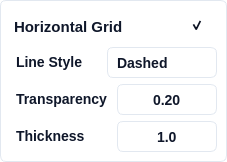
             <widget class="QFrame" name="verticalFrame_5">
              <property name="styleSheet">
               <string notr="true">background: #FFFFFF;
border: 1px solid #E2E8F0; /* slate/200 */
border-radius: 6px;</string>
              </property>
              <layout class="QVBoxLayout" name="verticalLayout_7">
               <property name="leftMargin">
                <number>9</number>
               </property>
               <property name="topMargin">
                <number>9</number>
               </property>
               <property name="rightMargin">
                <number>9</number>
               </property>
               <property name="bottomMargin">
                <number>9</number>
               </property>
               <item>
                <layout class="QHBoxLayout" name="horizontalLayout_58" stretch="0,0,0">
                 <property name="leftMargin">
                  <number>0</number>
                 </property>
                 <property name="topMargin">
                  <number>0</number>
                 </property>
                 <property name="rightMargin">
                  <number>0</number>
                 </property>
                 <property name="bottomMargin">
                  <number>0</number>
                 </property>
                 <item>
                  <widget class="QLabel" name="label_48">
                   <property name="styleSheet">
                    <string notr="true"> 	border: none;
	color: #0F172A;  /* Text color */
    font-family: 'Segoe UI', sans-serif;  /* Font family */
    font-style: normal;  /* Font style */
    font-weight: 500;  /* Font weight */
    font-size: 15px;  /* Font size */
    line-height: 24px;  /* Line height */
    padding-top: 4px;  /* Padding */</string>
                   </property>
                   <property name="text">
                    <string>&lt;html&gt;&lt;head/&gt;&lt;body&gt;&lt;p&gt;Horizontal Grid&lt;/p&gt;&lt;/body&gt;&lt;/html&gt;</string>
                   </property>
                  </widget>
                 </item>
                 <item>
                  <spacer name="horizontalSpacer_2">
                   <property name="orientation">
                    <enum>Qt::Horizontal</enum>
                   </property>
                   <property name="sizeHint" stdset="0">
                    <size>
                     <width>40</width>
                     <height>20</height>
                    </size>
                   </property>
                  </spacer>
                 </item>
                 <item>
                  <widget class="QCheckBox" name="qt_checkbox_h_grid_visibility">
                   <property name="sizePolicy">
                    <sizepolicy hsizetype="Expanding" vsizetype="Expanding">
                     <horstretch>0</horstretch>
                     <verstretch>0</verstretch>
                    </sizepolicy>
                   </property>
                   <property name="minimumSize">
                    <size>
                     <width>31</width>
                     <height>31</height>
                    </size>
                   </property>
                   <property name="maximumSize">
                    <size>
                     <width>31</width>
                     <height>31</height>
                    </size>
                   </property>
                   <property name="styleSheet">
                    <string notr="true">/* Default State */
QCheckBox {
    border: none;    
	background: transparent;  /* Ghost button with no background */
    color: #0F172A;  /* Text color */
    border-radius: 6px;  /* Rounded corners */
    font-family: 'Segoe UI', sans-serif;  /* Font family */
    font-style: normal;  /* Font style */
    font-weight: 500;  /* Font weight */
    font-size: 14px;  /* Font size */
    line-height: 24px;  /* Line height */
	padding: 4px;	
}

QCheckBox:hover {
    /* Your styles for hover state */
	 background: #F1F5F9;  /* slate/100 */

}

QCheckBox:pressed {
    /* Your styles for pressed state */
	background: #DEE8F2;  /* Pressed background color */

}

QCheckBox::indicator:checked {
    /* Your styles for checked state */
	image: url(:/ui/qt/resources/checkbox/visible_icon.png);
}

QCheckBox::indicator:unchecked {
    /* Your styles for checked state */
	image: url(:/ui/qt/resources/checkbox/hiden_icon.png);
}

QCheckBox:focused {
    border: none;
}

</string>
                   </property>
                   <property name="text">
                    <string/>
                   </property>
                   <property name="checked">
                    <bool>true</bool>
                   </property>
                  </widget>
                 </item>
                </layout>
               </item>
               <item>
                <layout class="QHBoxLayout" name="horizontalLayout_45" stretch="1,1">
                 <property name="leftMargin">
                  <number>0</number>
                 </property>
                 <property name="topMargin">
                  <number>0</number>
                 </property>
                 <property name="rightMargin">
                  <number>0</number>
                 </property>
                 <property name="bottomMargin">
                  <number>0</number>
                 </property>
                 <item>
                  <widget class="QLabel" name="label_32">
                   <property name="styleSheet">
                    <string notr="true"> 	border: none;
	color: #0F172A;  /* Text color */
    font-family: 'Segoe UI', sans-serif;  /* Font family */
    font-style: normal;  /* Font style */
    font-weight: 500;  /* Font weight */
    font-size: 14px;  /* Font size */
    line-height: 24px;  /* Line height */
    padding-left: 2px;  /* Padding */</string>
                   </property>
                   <property name="text">
                    <string>&lt;html&gt;&lt;head/&gt;&lt;body&gt;&lt;p&gt;Line Style&lt;/p&gt;&lt;/body&gt;&lt;/html&gt;</string>
                   </property>
                  </widget>
                 </item>
                 <item>
                  <widget class="QComboBox" name="qt_combo_h_grid_style">
                   <property name="minimumSize">
                    <size>
                     <width>110</width>
                     <height>31</height>
                    </size>
                   </property>
                   <property name="maximumSize">
                    <size>
                     <width>200</width>
                     <height>16777215</height>
                    </size>
                   </property>
                   <property name="styleSheet">
                    <string notr="true">QComboBox {
	background: #FFFFFF;
	border: 1px solid #E2E8F0; /* slate/200 */
	border-radius: 6px;
	padding-left: 9px;
	color: #0F172A;  /* Text color */
    font-family: 'Segoe UI', sans-serif;  /* Font family */
    font-style: normal;  /* Font style */
    font-weight: 500;  /* Font weight */
    font-size: 14px;  /* Font size */
}

/* Drop-down button */
QComboBox::drop-down {
    border: none;	
}

/* Down arrow */
QComboBox::down-arrow {
    image: url(:/ui/qt/resources/checkbox/down_icon.png);
	padding-right: 12px;
}

/* Down arrow when disabled */
QComboBox::down-arrow:disabled {
}

/* Drop-down items */
QComboBox QAbstractItemView {
    border: 1px solid #E2E8F0; /* slate/200 */
    selection-background-color: #F1F5F9;
}

/* Individual items */
QComboBox::item {
    background-color: white;
    color: #0F172A;
}</string>
                   </property>
                   <property name="currentIndex">
                    <number>1</number>
                   </property>
                   <item>
                    <property name="text">
                     <string>Solid</string>
                    </property>
                    <property name="icon">
                     <iconset resource="resources/graphical_resources.qrc">
                      <normaloff>:/ui/qt/resources/dropdown/solid_line_icon.png</normaloff>:/ui/qt/resources/dropdown/solid_line_icon.png</iconset>
                    </property>
                   </item>
                   <item>
                    <property name="text">
                     <string>Dashed</string>
                    </property>
                    <property name="icon">
                     <iconset resource="resources/graphical_resources.qrc">
                      <normaloff>:/ui/qt/resources/dropdown/dashed_line_icon.png</normaloff>:/ui/qt/resources/dropdown/dashed_line_icon.png</iconset>
                    </property>
                   </item>
                   <item>
                    <property name="text">
                     <string>Dashdot</string>
                    </property>
                    <property name="icon">
                     <iconset resource="resources/graphical_resources.qrc">
                      <normaloff>:/ui/qt/resources/dropdown/dotdash_line_icon.png</normaloff>:/ui/qt/resources/dropdown/dotdash_line_icon.png</iconset>
                    </property>
                   </item>
                   <item>
                    <property name="text">
                     <string>Dotted</string>
                    </property>
                    <property name="icon">
                     <iconset resource="resources/graphical_resources.qrc">
                      <normaloff>:/ui/qt/resources/dropdown/dot_line_icon.png</normaloff>:/ui/qt/resources/dropdown/dot_line_icon.png</iconset>
                    </property>
                   </item>
                  </widget>
                 </item>
                </layout>
               </item>
               <item>
                <layout class="QHBoxLayout" name="horizontalLayout_37" stretch="1,1">
                 <property name="leftMargin">
                  <number>0</number>
                 </property>
                 <property name="topMargin">
                  <number>0</number>
                 </property>
                 <property name="rightMargin">
                  <number>0</number>
                 </property>
                 <property name="bottomMargin">
                  <number>0</number>
                 </property>
                 <item>
                  <widget class="QLabel" name="label_33">
                   <property name="styleSheet">
                    <string notr="true"> 	border: none;
	color: #0F172A;  /* Text color */
    font-family: 'Segoe UI', sans-serif;  /* Font family */
    font-style: normal;  /* Font style */
    font-weight: 500;  /* Font weight */
    font-size: 14px;  /* Font size */
    line-height: 24px;  /* Line height */
    padding-left: 2px;  /* Padding */</string>
                   </property>
                   <property name="text">
                    <string>&lt;html&gt;&lt;head/&gt;&lt;body&gt;&lt;p&gt;Transparency&lt;/p&gt;&lt;/body&gt;&lt;/html&gt;</string>
                   </property>
                  </widget>
                 </item>
                 <item>
                  <widget class="QDoubleSpinBox" name="qt_spinbox_h_grid_transparency">
                   <property name="sizePolicy">
                    <sizepolicy hsizetype="Minimum" vsizetype="Fixed">
                     <horstretch>0</horstretch>
                     <verstretch>0</verstretch>
                    </sizepolicy>
                   </property>
                   <property name="minimumSize">
                    <size>
                     <width>100</width>
                     <height>31</height>
                    </size>
                   </property>
                   <property name="maximumSize">
                    <size>
                     <width>200</width>
                     <height>31</height>
                    </size>
                   </property>
                   <property name="styleSheet">
                    <string notr="true">QDoubleSpinBox {
	background: #FFFFFF;
	border: 1px solid #E2E8F0; /* slate/200 */
	border-radius: 6px;
	color: #0F172A;  /* Text color */
    font-family: 'Segoe UI', sans-serif;  /* Font family */
    font-style: normal;  /* Font style */
    font-weight: 500;  /* Font weight */
    font-size: 14px;  /* Font size */
}

QDoubleSpinBox:focus {
}

QDoubleSpinBox:disabled {
}

QDoubleSpinBox::up-button {
	background: #FFFFFF;
	border: none; 
	subcontrol-position: center right;
	padding-right: 10px;
}

QDoubleSpinBox::down-button {
	background: #FFFFFF;
	border: none;
	subcontrol-position: center left;
	padding-left: 10px;
}

QDoubleSpinBox::up-arrow {
	image: url(:/ui/qt/resources/buttons/add_icon.png);
	width: 20px;
    height: 20px;
}

QDoubleSpinBox::down-arrow {	
	image: url(:/ui/qt/resources/buttons/substract_icon.png);
	width: 20px;
    height: 20px;
}

QDoubleSpinBox::up-arrow:disabled, QSpinBox::up-arrow:off {
}

QDoubleSpinBox::down-arrow:disabled, QSpinBox::down-arrow:off {
}</string>
                   </property>
                   <property name="alignment">
                    <set>Qt::AlignCenter</set>
                   </property>
                   <property name="decimals">
                    <number>2</number>
                   </property>
                   <property name="minimum">
                    <double>0.100000000000000</double>
                   </property>
                   <property name="maximum">
                    <double>1.000000000000000</double>
                   </property>
                   <property name="singleStep">
                    <double>0.050000000000000</double>
                   </property>
                   <property name="value">
                    <double>0.200000000000000</double>
                   </property>
                  </widget>
                 </item>
                </layout>
               </item>
               <item>
                <layout class="QHBoxLayout" name="horizontalLayout_53" stretch="1,1">
                 <property name="leftMargin">
                  <number>0</number>
                 </property>
                 <property name="topMargin">
                  <number>0</number>
                 </property>
                 <property name="rightMargin">
                  <number>0</number>
                 </property>
                 <property name="bottomMargin">
                  <number>0</number>
                 </property>
                 <item>
                  <widget class="QLabel" name="label_40">
                   <property name="styleSheet">
                    <string notr="true"> 	border: none;
	color: #0F172A;  /* Text color */
    font-family: 'Segoe UI', sans-serif;  /* Font family */
    font-style: normal;  /* Font style */
    font-weight: 500;  /* Font weight */
    font-size: 14px;  /* Font size */
    line-height: 24px;  /* Line height */
    padding-left: 2px;  /* Padding */</string>
                   </property>
                   <property name="text">
                    <string>&lt;html&gt;&lt;head/&gt;&lt;body&gt;&lt;p&gt;Thickness&lt;/p&gt;&lt;/body&gt;&lt;/html&gt;</string>
                   </property>
                  </widget>
                 </item>
                 <item>
                  <widget class="QDoubleSpinBox" name="qt_spinbox_h_grid_width">
                   <property name="sizePolicy">
                    <sizepolicy hsizetype="Minimum" vsizetype="Fixed">
                     <horstretch>0</horstretch>
                     <verstretch>0</verstretch>
                    </sizepolicy>
                   </property>
                   <property name="minimumSize">
                    <size>
                     <width>100</width>
                     <height>31</height>
                    </size>
                   </property>
                   <property name="maximumSize">
                    <size>
                     <width>200</width>
                     <height>31</height>
                    </size>
                   </property>
                   <property name="styleSheet">
                    <string notr="true">QDoubleSpinBox {
	background: #FFFFFF;
	border: 1px solid #E2E8F0; /* slate/200 */
	border-radius: 6px;
	color: #0F172A;  /* Text color */
    font-family: 'Segoe UI', sans-serif;  /* Font family */
    font-style: normal;  /* Font style */
    font-weight: 500;  /* Font weight */
    font-size: 14px;  /* Font size */
}

QDoubleSpinBox:focus {
}

QDoubleSpinBox:disabled {
}

QDoubleSpinBox::up-button {
	background: #FFFFFF;
	border: none; 
	subcontrol-position: center right;
	padding-right: 10px;
}

QDoubleSpinBox::down-button {
	background: #FFFFFF;
	border: none;
	subcontrol-position: center left;
	padding-left: 10px;
}

QDoubleSpinBox::up-arrow {
	image: url(:/ui/qt/resources/buttons/add_icon.png);
	width: 20px;
    height: 20px;
}

QDoubleSpinBox::down-arrow {	
	image: url(:/ui/qt/resources/buttons/substract_icon.png);
	width: 20px;
    height: 20px;
}

QDoubleSpinBox::up-arrow:disabled, QSpinBox::up-arrow:off {
}

QDoubleSpinBox::down-arrow:disabled, QSpinBox::down-arrow:off {
}</string>
                   </property>
                   <property name="alignment">
                    <set>Qt::AlignCenter</set>
                   </property>
                   <property name="decimals">
                    <number>1</number>
                   </property>
                   <property name="minimum">
                    <double>0.500000000000000</double>
                   </property>
                   <property name="maximum">
                    <double>10.000000000000000</double>
                   </property>
                   <property name="singleStep">
                    <double>0.500000000000000</double>
                   </property>
                   <property name="value">
                    <double>1.000000000000000</double>
                   </property>
                  </widget>
                 </item>
                </layout>
               </item>
              </layout>
             </widget>
